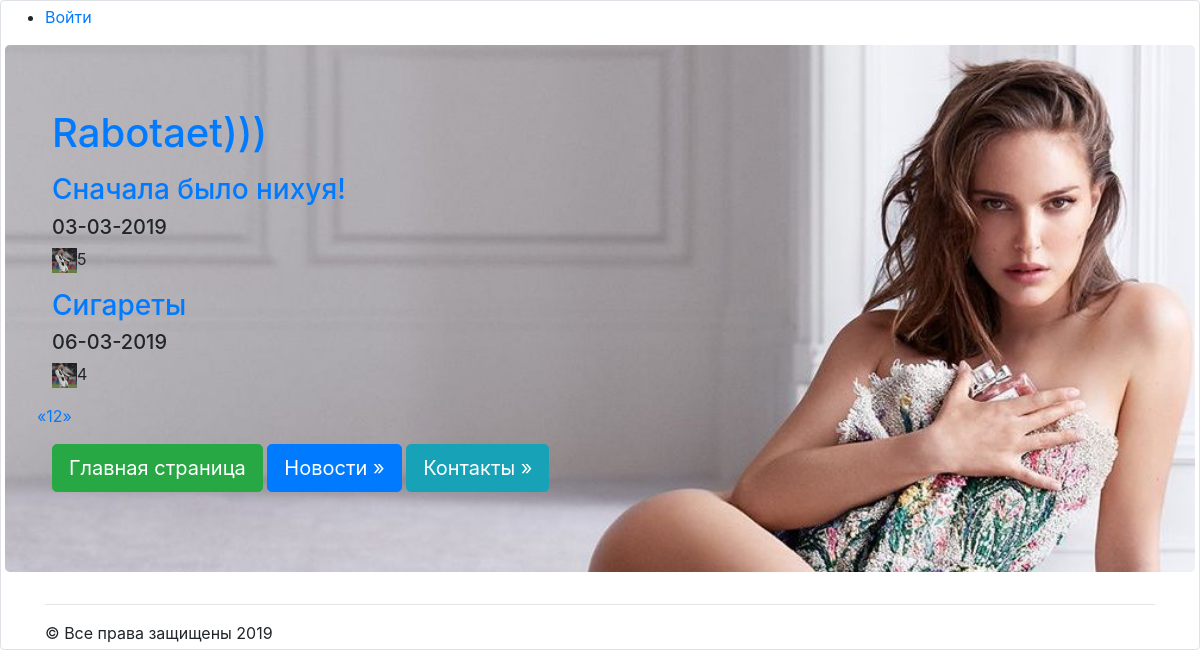
Before: /news/ with the older database file.
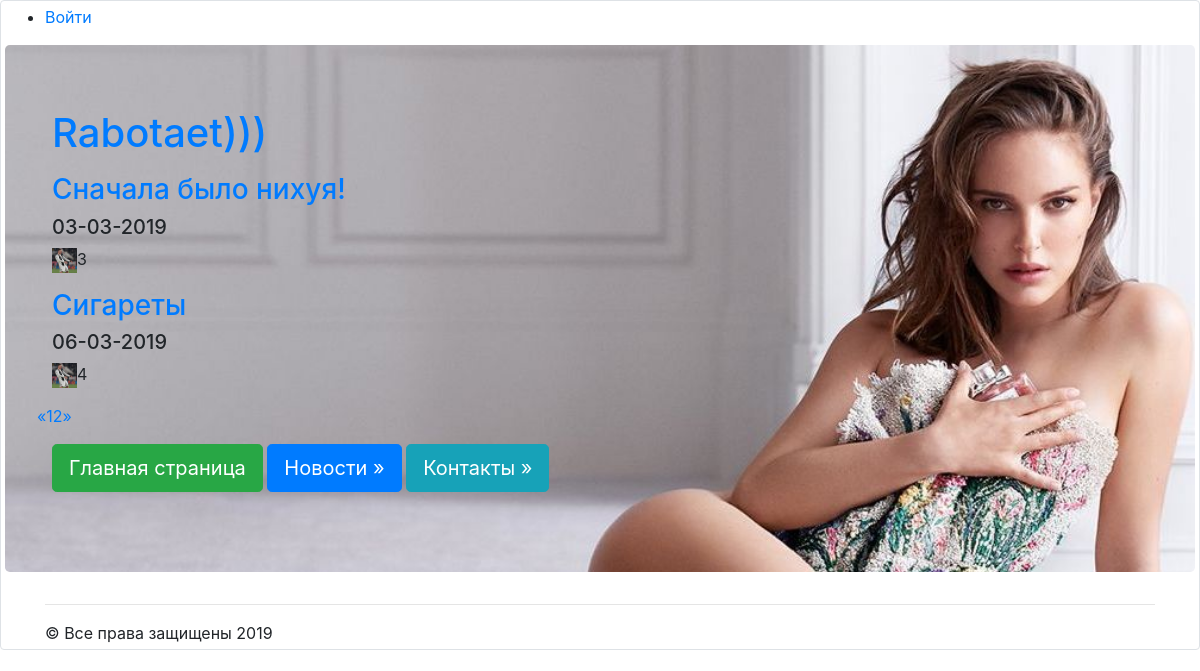
After: the same page with the newer database file.
### news/models.py (models this page shows, shortened)
class Articles(models.Model):
    class Meta:
        db_table = 'article'
    title = models.CharField(max_length=100)
    body = models.TextField()
    date = models.DateTimeField()
    likes = models.IntegerField(default=0)

### news/views.py (the view)
# urls.py: path('', views.articles, name='articles'),
def articles(request, page_number=1):
    all_articles = Articles.objects.all()
    current_page = Paginator(all_articles, 2)
    return render_to_response('news/posts.html', {'articles': current_page.page(page_number), 'username': auth.get_user(request).username})

### news/templates/news/posts.html
{% extends 'mainApp/rapper.html' %}
{% load staticfiles %}
{% block content%}
    {% for post in articles %}
<a href="/news/{{post.id}}"> <h3>{{post.title}}</h3> </a>
<h5>{{post.date|date:"d-m-Y"}}</h5>
<p><a href="/news/{{ post.id }}/addLike/"> <img src="{% static 'mainApp/image/like.jpg' %}" width="25px" height="25px"></a>{{post.likes}}</p>
    {% endfor %}
   <div class="row">
        <div class="large-3 large-offset-5 columns">
            <ul class="pagination">
                {% if articles.has_previous %}
                    <li class="arrow"><a href="http://127.0.0.1:8000/news/page/{{ articles.previous_page_number }}/">&laquo;</a></li>
                {% else %}
                    <li class="arrow unavailable"><a href="">&laquo;</a></li>
                {% endif %}
                {% for page in articles.paginator.page_range %}
                    {% if page == articles.number %}
                        <li class="current"><a href="http://127.0.0.1:8000/news/page/{{ page }}/">{{ page }}</a></li>
                    {% else %}
                        <li><a href="http://127.0.0.1:8000/news/page/{{ page }}/">{{ page }}</a></li>
                    {% endif %}
                {% endfor %}
                {% if articles.has_next %}
                    <li class="arrow"><a href="http://127.0.0.1:8000/news/page/{{ articles.next_page_number }}/">&raquo;</a></li>
                {% else %}
                    <li class="arrow unavailable"><a href="">&raquo;</a></li>
                {% endif %}
            </ul>
        </div>
    </div>
{% endblock %}

Changed rows visible on the page:
changed Articles "Сначала было нихуя!": likes "5" → "3"
